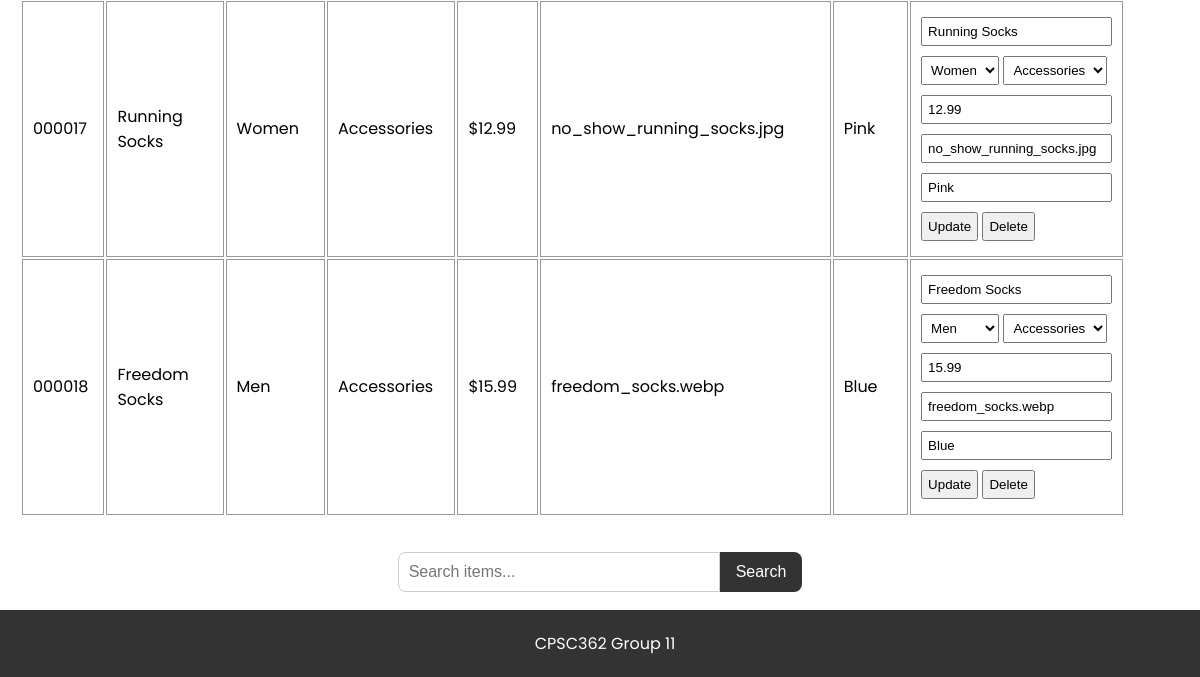
Before: /admin (signed in, lower part) with the older database file.
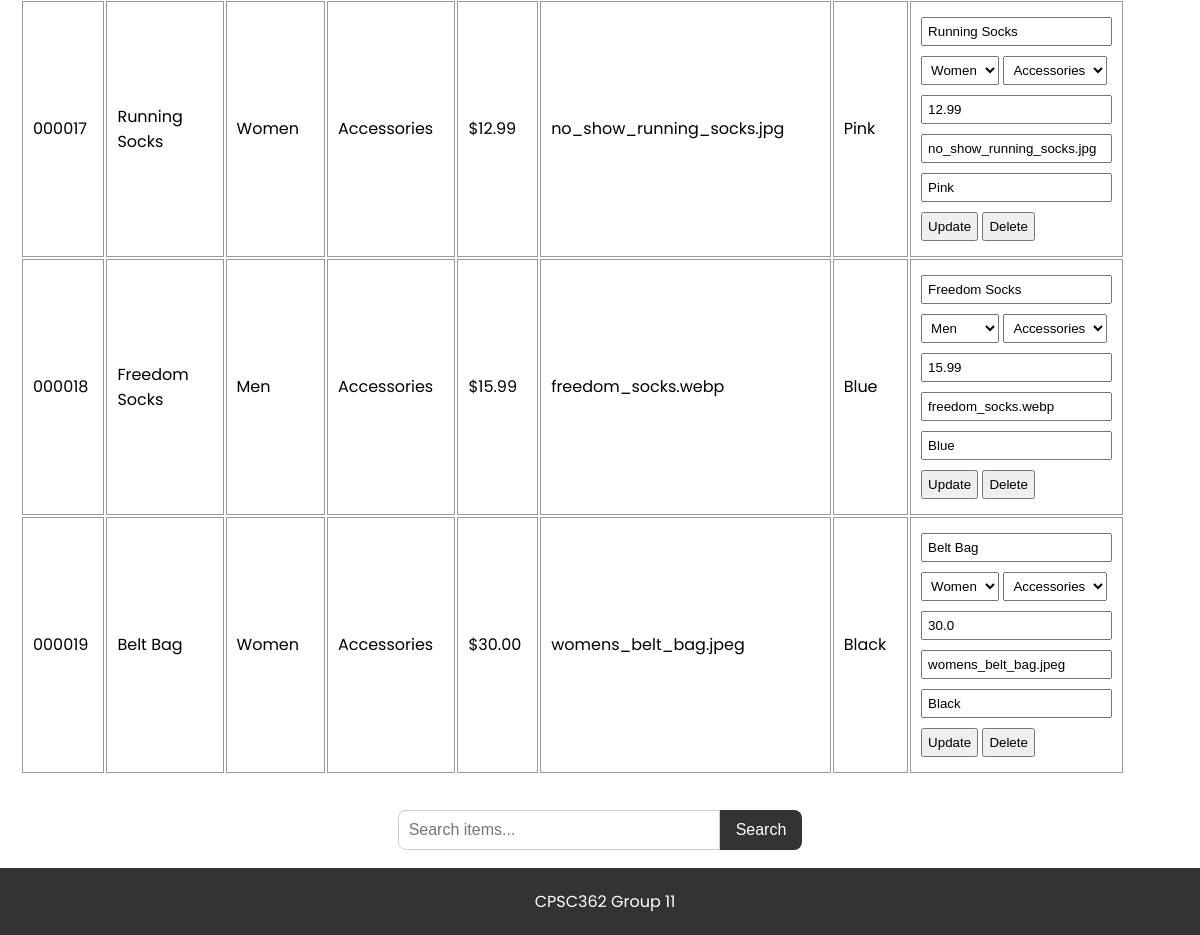
After: the same page with the newer database file.
### tables this page shows
CREATE TABLE items
                    (id TEXT PRIMARY KEY,
                    name TEXT NOT NULL,
                    category TEXT NOT NULL,
                    subcategory TEXT NOT NULL,
                    price REAL NOT NULL,
                    image TEXT,
                    color TEXT);

### app.py (the view, shortened to what this page needs)
@app.route('/admin', methods=['GET', 'POST'])
def admin():
    if not session.get('admin'):
        return redirect(url_for('admin_login'))
    with sqlite3.connect(DB_PATH) as con:
        cur = con.cursor()
        cur.execute("SELECT * FROM items")
        items = cur.fetchall()
    return render_template('admin.html', items=items)

### templates/admin.html (shortened to what this page needs)
{% extends 'base.html' %}
{% block content %}
    <table>
        {% for item in items %}
            <tr>
                <td>{{ item[0] }}</td>
                <td>{{ item[1] }}</td>
                <td>{{ item[2] }}</td>
                <td>{{ item[3] }}</td>
                <td>${{ "%.2f" % item[4] }}</td>
                <td>{{ item[5] }}</td>
                <td>{{ item[6] }}</td>
                <td>
                    <form method="POST" style="display:inline;">
                        <input type="text" name="name" value="{{ item[1] }}" required>
                        <select name="category" required>
                            <option value="Women" {% if item[2] == 'Women' %}selected{% endif %}>Women</option>
                            <option value="Men" {% if item[2] == 'Men' %}selected{% endif %}>Men</option>
                        </select>
                        <select name="subcategory" required>
                            <option value="Accessories" {% if item[3] == 'Accessories' %}selected{% endif %}>Accessories</option>
                        </select>
                        <input type="number" name="price" value="{{ item[4] }}" step="0.01" required>
                        <input type="text" name="image" value="{{ item[5] }}" required>
                        <input type="text" name="colors" value="{{ item[6] }}" placeholder="e.g., Blue,Green,Pink" required>
                        <button type="submit">Update</button>
                    </form>
                    <form method="POST" style="display:inline;">
                        <button type="submit" onclick="return confirm('Are you sure?')">Delete</button>
                    </form>
                </td>
            </tr>
        {% endfor %}
    </table>
{% endblock %}

Changed rows visible on the page:
added items: id "000019", name "Belt Bag", category "Women", subcategory "Accessories", price "30.00", image "womens_belt_bag.jpeg", color "Black", price "30.0", colors "Black"
